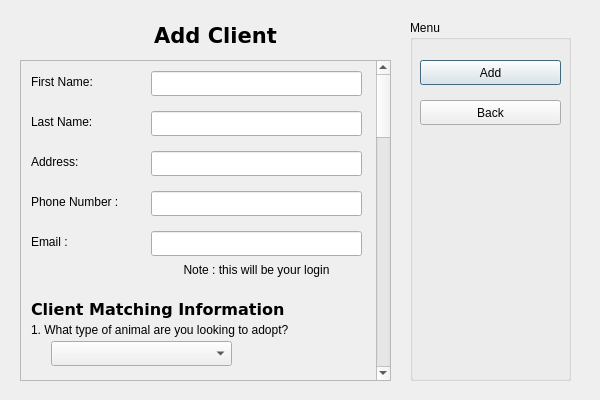
<?xml version="1.0" encoding="UTF-8"?>
<ui version="4.0">
 <class>clientDetailView</class>
 <widget class="QDialog" name="clientDetailView">
  <property name="geometry">
   <rect>
    <x>0</x>
    <y>0</y>
    <width>600</width>
    <height>400</height>
   </rect>
  </property>
  <property name="windowTitle">
   <string>Add Client</string>
  </property>
  <widget class="QGroupBox" name="groupBox">
   <property name="geometry">
    <rect>
     <x>410</x>
     <y>20</y>
     <width>161</width>
     <height>361</height>
    </rect>
   </property>
   <property name="title">
    <string>Menu</string>
   </property>
   <widget class="QPushButton" name="addButton">
    <property name="geometry">
     <rect>
      <x>10</x>
      <y>40</y>
      <width>141</width>
      <height>25</height>
     </rect>
    </property>
    <property name="text">
     <string>Add</string>
    </property>
   </widget>
   <widget class="QPushButton" name="backButton">
    <property name="geometry">
     <rect>
      <x>10</x>
      <y>80</y>
      <width>141</width>
      <height>25</height>
     </rect>
    </property>
    <property name="text">
     <string>Back</string>
    </property>
   </widget>
   <widget class="QPushButton" name="editButton">
    <property name="geometry">
     <rect>
      <x>10</x>
      <y>40</y>
      <width>141</width>
      <height>25</height>
     </rect>
    </property>
    <property name="text">
     <string>Edit</string>
    </property>
   </widget>
   <widget class="QPushButton" name="saveButton">
    <property name="enabled">
     <bool>false</bool>
    </property>
    <property name="geometry">
     <rect>
      <x>10</x>
      <y>40</y>
      <width>141</width>
      <height>25</height>
     </rect>
    </property>
    <property name="text">
     <string>Save</string>
    </property>
   </widget>
   <zorder>saveButton</zorder>
   <zorder>editButton</zorder>
   <zorder>addButton</zorder>
   <zorder>backButton</zorder>
  </widget>
  <widget class="QLabel" name="label">
   <property name="geometry">
    <rect>
     <x>130</x>
     <y>20</y>
     <width>171</width>
     <height>31</height>
    </rect>
   </property>
   <property name="font">
    <font>
     <family>DejaVu Sans</family>
     <pointsize>16</pointsize>
     <weight>75</weight>
     <bold>true</bold>
    </font>
   </property>
   <property name="lineWidth">
    <number>0</number>
   </property>
   <property name="text">
    <string>Add Client</string>
   </property>
   <property name="alignment">
    <set>Qt::AlignCenter</set>
   </property>
  </widget>
  <widget class="QWidget" name="scrollWidget" native="true">
   <property name="geometry">
    <rect>
     <x>20</x>
     <y>60</y>
     <width>371</width>
     <height>321</height>
    </rect>
   </property>
   <widget class="QScrollArea" name="scrollArea">
    <property name="enabled">
     <bool>true</bool>
    </property>
    <property name="geometry">
     <rect>
      <x>0</x>
      <y>0</y>
      <width>371</width>
      <height>321</height>
     </rect>
    </property>
    <property name="sizePolicy">
     <sizepolicy hsizetype="Preferred" vsizetype="Preferred">
      <horstretch>0</horstretch>
      <verstretch>0</verstretch>
     </sizepolicy>
    </property>
    <property name="minimumSize">
     <size>
      <width>371</width>
      <height>0</height>
     </size>
    </property>
    <property name="maximumSize">
     <size>
      <width>371</width>
      <height>16777215</height>
     </size>
    </property>
    <property name="verticalScrollBarPolicy">
     <enum>Qt::ScrollBarAlwaysOn</enum>
    </property>
    <property name="horizontalScrollBarPolicy">
     <enum>Qt::ScrollBarAlwaysOff</enum>
    </property>
    <property name="sizeAdjustPolicy">
     <enum>QAbstractScrollArea::AdjustToContents</enum>
    </property>
    <property name="widgetResizable">
     <bool>false</bool>
    </property>
    <widget class="QWidget" name="scrollAreaWidgetContents">
     <property name="geometry">
      <rect>
       <x>0</x>
       <y>-895</y>
       <width>355</width>
       <height>1489</height>
      </rect>
     </property>
     <widget class="QLineEdit" name="clientFName">
      <property name="geometry">
       <rect>
        <x>130</x>
        <y>10</y>
        <width>211</width>
        <height>25</height>
       </rect>
      </property>
     </widget>
     <widget class="QLabel" name="label_2">
      <property name="geometry">
       <rect>
        <x>10</x>
        <y>10</y>
        <width>91</width>
        <height>21</height>
       </rect>
      </property>
      <property name="text">
       <string>First Name:</string>
      </property>
      <property name="alignment">
       <set>Qt::AlignLeading|Qt::AlignLeft|Qt::AlignVCenter</set>
      </property>
     </widget>
     <widget class="QLabel" name="label_3">
      <property name="geometry">
       <rect>
        <x>10</x>
        <y>50</y>
        <width>81</width>
        <height>21</height>
       </rect>
      </property>
      <property name="text">
       <string>Last Name:</string>
      </property>
     </widget>
     <widget class="QLineEdit" name="clientLName">
      <property name="geometry">
       <rect>
        <x>130</x>
        <y>50</y>
        <width>211</width>
        <height>25</height>
       </rect>
      </property>
     </widget>
     <widget class="QLineEdit" name="clientAdd">
      <property name="geometry">
       <rect>
        <x>130</x>
        <y>90</y>
        <width>211</width>
        <height>25</height>
       </rect>
      </property>
     </widget>
     <widget class="QLabel" name="label_7">
      <property name="geometry">
       <rect>
        <x>10</x>
        <y>90</y>
        <width>64</width>
        <height>21</height>
       </rect>
      </property>
      <property name="text">
       <string>Address:</string>
      </property>
     </widget>
     <widget class="QLabel" name="label_4">
      <property name="geometry">
       <rect>
        <x>10</x>
        <y>130</y>
        <width>111</width>
        <height>21</height>
       </rect>
      </property>
      <property name="text">
       <string>Phone Number :</string>
      </property>
     </widget>
     <widget class="QLineEdit" name="clientPNum">
      <property name="geometry">
       <rect>
        <x>130</x>
        <y>130</y>
        <width>211</width>
        <height>25</height>
       </rect>
      </property>
     </widget>
     <widget class="QLineEdit" name="clientEmail">
      <property name="geometry">
       <rect>
        <x>130</x>
        <y>170</y>
        <width>211</width>
        <height>25</height>
       </rect>
      </property>
     </widget>
     <widget class="QLabel" name="label_5">
      <property name="geometry">
       <rect>
        <x>10</x>
        <y>170</y>
        <width>64</width>
        <height>21</height>
       </rect>
      </property>
      <property name="text">
       <string>Email :</string>
      </property>
     </widget>
     <widget class="QLabel" name="label_6">
      <property name="geometry">
       <rect>
        <x>130</x>
        <y>200</y>
        <width>211</width>
        <height>17</height>
       </rect>
      </property>
      <property name="text">
       <string>Note : this will be your login</string>
      </property>
      <property name="alignment">
       <set>Qt::AlignCenter</set>
      </property>
     </widget>
     <widget class="QWidget" name="clientMatchingInfo" native="true">
      <property name="geometry">
       <rect>
        <x>0</x>
        <y>230</y>
        <width>361</width>
        <height>1261</height>
       </rect>
      </property>
      <widget class="QLabel" name="label_8">
       <property name="geometry">
        <rect>
         <x>10</x>
         <y>10</y>
         <width>261</width>
         <height>17</height>
        </rect>
       </property>
       <property name="font">
        <font>
         <family>DejaVu Sans</family>
         <pointsize>12</pointsize>
         <weight>75</weight>
         <bold>true</bold>
        </font>
       </property>
       <property name="text">
        <string>Client Matching Information</string>
       </property>
      </widget>
      <widget class="QLabel" name="label_9">
       <property name="geometry">
        <rect>
         <x>10</x>
         <y>30</y>
         <width>321</width>
         <height>17</height>
        </rect>
       </property>
       <property name="text">
        <string>1. What type of animal are you looking to adopt?</string>
       </property>
      </widget>
      <widget class="QComboBox" name="aType">
       <property name="geometry">
        <rect>
         <x>30</x>
         <y>50</y>
         <width>181</width>
         <height>25</height>
        </rect>
       </property>
       <property name="currentIndex">
        <number>-1</number>
       </property>
       <item>
        <property name="text">
         <string>Dog</string>
        </property>
       </item>
       <item>
        <property name="text">
         <string>Cat</string>
        </property>
       </item>
       <item>
        <property name="text">
         <string>Bird</string>
        </property>
       </item>
       <item>
        <property name="text">
         <string>Small Pet</string>
        </property>
       </item>
      </widget>
      <widget class="QLabel" name="label_10">
       <property name="geometry">
        <rect>
         <x>10</x>
         <y>90</y>
         <width>251</width>
         <height>17</height>
        </rect>
       </property>
       <property name="text">
        <string>2. What animal sex would you prefer?</string>
       </property>
      </widget>
      <widget class="QComboBox" name="aSex">
       <property name="geometry">
        <rect>
         <x>280</x>
         <y>90</y>
         <width>51</width>
         <height>25</height>
        </rect>
       </property>
       <property name="currentIndex">
        <number>-1</number>
       </property>
       <item>
        <property name="text">
         <string>M</string>
        </property>
       </item>
       <item>
        <property name="text">
         <string>F</string>
        </property>
       </item>
      </widget>
      <widget class="QLabel" name="label_11">
       <property name="geometry">
        <rect>
         <x>10</x>
         <y>130</y>
         <width>321</width>
         <height>17</height>
        </rect>
       </property>
       <property name="text">
        <string>3. What size of animal are you looking to adopt?</string>
       </property>
      </widget>
      <widget class="QComboBox" name="aSize">
       <property name="geometry">
        <rect>
         <x>30</x>
         <y>150</y>
         <width>181</width>
         <height>25</height>
        </rect>
       </property>
       <property name="currentIndex">
        <number>-1</number>
       </property>
       <item>
        <property name="text">
         <string>Small</string>
        </property>
       </item>
       <item>
        <property name="text">
         <string>Medium</string>
        </property>
       </item>
       <item>
        <property name="text">
         <string>Large</string>
        </property>
       </item>
      </widget>
      <widget class="QLabel" name="label_12">
       <property name="geometry">
        <rect>
         <x>10</x>
         <y>190</y>
         <width>321</width>
         <height>17</height>
        </rect>
       </property>
       <property name="text">
        <string>4. What is your colour preference for an animal?</string>
       </property>
      </widget>
      <widget class="QComboBox" name="aColour">
       <property name="geometry">
        <rect>
         <x>30</x>
         <y>210</y>
         <width>181</width>
         <height>25</height>
        </rect>
       </property>
       <property name="currentIndex">
        <number>-1</number>
       </property>
       <item>
        <property name="text">
         <string>Brown</string>
        </property>
       </item>
       <item>
        <property name="text">
         <string>Black</string>
        </property>
       </item>
       <item>
        <property name="text">
         <string>Golden</string>
        </property>
       </item>
       <item>
        <property name="text">
         <string>Orange</string>
        </property>
       </item>
       <item>
        <property name="text">
         <string>White</string>
        </property>
       </item>
       <item>
        <property name="text">
         <string>Grey</string>
        </property>
       </item>
       <item>
        <property name="text">
         <string>Multi</string>
        </property>
       </item>
      </widget>
      <widget class="QLabel" name="label_13">
       <property name="geometry">
        <rect>
         <x>10</x>
         <y>250</y>
         <width>331</width>
         <height>31</height>
        </rect>
       </property>
       <property name="text">
        <string>5. How experienced are you with caring for your specified animal type?</string>
       </property>
       <property name="wordWrap">
        <bool>true</bool>
       </property>
      </widget>
      <widget class="QComboBox" name="aExperience">
       <property name="geometry">
        <rect>
         <x>180</x>
         <y>270</y>
         <width>151</width>
         <height>25</height>
        </rect>
       </property>
       <property name="currentIndex">
        <number>-1</number>
       </property>
       <item>
        <property name="text">
         <string>Inexperienced</string>
        </property>
       </item>
       <item>
        <property name="text">
         <string>Moderately Experienced</string>
        </property>
       </item>
       <item>
        <property name="text">
         <string>Very Experienced</string>
        </property>
       </item>
      </widget>
      <widget class="QLabel" name="label_14">
       <property name="geometry">
        <rect>
         <x>10</x>
         <y>310</y>
         <width>321</width>
         <height>31</height>
        </rect>
       </property>
       <property name="text">
        <string>6. How much affection/attention do you have to give to your pet?</string>
       </property>
       <property name="wordWrap">
        <bool>true</bool>
       </property>
      </widget>
      <widget class="QComboBox" name="aAffection">
       <property name="geometry">
        <rect>
         <x>180</x>
         <y>330</y>
         <width>151</width>
         <height>25</height>
        </rect>
       </property>
       <property name="currentIndex">
        <number>-1</number>
       </property>
       <item>
        <property name="text">
         <string>Little</string>
        </property>
       </item>
       <item>
        <property name="text">
         <string>Moderate</string>
        </property>
       </item>
       <item>
        <property name="text">
         <string>Lots</string>
        </property>
       </item>
      </widget>
      <widget class="QLabel" name="label_15">
       <property name="geometry">
        <rect>
         <x>10</x>
         <y>370</y>
         <width>321</width>
         <height>31</height>
        </rect>
       </property>
       <property name="text">
        <string>7. How much money are you willing to spend to care for your pet on a yearly basis?</string>
       </property>
       <property name="wordWrap">
        <bool>true</bool>
       </property>
      </widget>
      <widget class="QComboBox" name="aCost">
       <property name="geometry">
        <rect>
         <x>220</x>
         <y>410</y>
         <width>111</width>
         <height>25</height>
        </rect>
       </property>
       <property name="currentIndex">
        <number>-1</number>
       </property>
       <item>
        <property name="text">
         <string>&lt; $200</string>
        </property>
       </item>
       <item>
        <property name="text">
         <string>$200-$500</string>
        </property>
       </item>
       <item>
        <property name="text">
         <string>$500-$750</string>
        </property>
       </item>
       <item>
        <property name="text">
         <string>$750-$1000</string>
        </property>
       </item>
       <item>
        <property name="text">
         <string>&gt; $1000</string>
        </property>
       </item>
      </widget>
      <widget class="QLabel" name="label_16">
       <property name="geometry">
        <rect>
         <x>10</x>
         <y>450</y>
         <width>331</width>
         <height>31</height>
        </rect>
       </property>
       <property name="text">
        <string>8. How much time do you have to care for your pet, on a daily basis?</string>
       </property>
       <property name="wordWrap">
        <bool>true</bool>
       </property>
      </widget>
      <widget class="QComboBox" name="aTime">
       <property name="geometry">
        <rect>
         <x>220</x>
         <y>470</y>
         <width>111</width>
         <height>25</height>
        </rect>
       </property>
       <property name="currentIndex">
        <number>-1</number>
       </property>
       <item>
        <property name="text">
         <string>&lt; 1 hr.</string>
        </property>
       </item>
       <item>
        <property name="text">
         <string>1-2 hrs.</string>
        </property>
       </item>
       <item>
        <property name="text">
         <string>2-3 hrs.</string>
        </property>
       </item>
       <item>
        <property name="text">
         <string>&gt; 3 hrs.</string>
        </property>
       </item>
      </widget>
      <widget class="QLabel" name="label_17">
       <property name="geometry">
        <rect>
         <x>10</x>
         <y>510</y>
         <width>331</width>
         <height>16</height>
        </rect>
       </property>
       <property name="text">
        <string>9. Would you prefer an older or younger pet?</string>
       </property>
       <property name="wordWrap">
        <bool>true</bool>
       </property>
      </widget>
      <widget class="QComboBox" name="aAge">
       <property name="geometry">
        <rect>
         <x>220</x>
         <y>530</y>
         <width>111</width>
         <height>25</height>
        </rect>
       </property>
       <property name="currentIndex">
        <number>-1</number>
       </property>
       <item>
        <property name="text">
         <string>Older</string>
        </property>
       </item>
       <item>
        <property name="text">
         <string>Younger</string>
        </property>
       </item>
      </widget>
      <widget class="QLabel" name="label_18">
       <property name="geometry">
        <rect>
         <x>10</x>
         <y>570</y>
         <width>331</width>
         <height>16</height>
        </rect>
       </property>
       <property name="text">
        <string>10. Would you be willing to adopt an older pet?</string>
       </property>
       <property name="wordWrap">
        <bool>true</bool>
       </property>
      </widget>
      <widget class="QComboBox" name="aOlder">
       <property name="geometry">
        <rect>
         <x>280</x>
         <y>590</y>
         <width>51</width>
         <height>25</height>
        </rect>
       </property>
       <property name="currentIndex">
        <number>-1</number>
       </property>
       <item>
        <property name="text">
         <string>Y</string>
        </property>
       </item>
       <item>
        <property name="text">
         <string>N</string>
        </property>
       </item>
      </widget>
      <widget class="QLabel" name="label_19">
       <property name="geometry">
        <rect>
         <x>10</x>
         <y>630</y>
         <width>331</width>
         <height>16</height>
        </rect>
       </property>
       <property name="text">
        <string>11. How long do you hope to have your pet for?</string>
       </property>
       <property name="wordWrap">
        <bool>true</bool>
       </property>
      </widget>
      <widget class="QComboBox" name="aLifespan">
       <property name="geometry">
        <rect>
         <x>220</x>
         <y>650</y>
         <width>111</width>
         <height>25</height>
        </rect>
       </property>
       <property name="currentIndex">
        <number>-1</number>
       </property>
       <item>
        <property name="text">
         <string>1-2 yrs.</string>
        </property>
       </item>
       <item>
        <property name="text">
         <string>3-5 yrs.</string>
        </property>
       </item>
       <item>
        <property name="text">
         <string>6-10 yrs.</string>
        </property>
       </item>
       <item>
        <property name="text">
         <string>&gt; 10 yrs.</string>
        </property>
       </item>
      </widget>
      <widget class="QLabel" name="label_20">
       <property name="geometry">
        <rect>
         <x>10</x>
         <y>690</y>
         <width>331</width>
         <height>31</height>
        </rect>
       </property>
       <property name="text">
        <string>12. How much space do you have in your home to accomodate for your pet?</string>
       </property>
       <property name="wordWrap">
        <bool>true</bool>
       </property>
      </widget>
      <widget class="QComboBox" name="aSpace">
       <property name="geometry">
        <rect>
         <x>190</x>
         <y>710</y>
         <width>141</width>
         <height>25</height>
        </rect>
       </property>
       <property name="currentIndex">
        <number>-1</number>
       </property>
       <item>
        <property name="text">
         <string>Small Space</string>
        </property>
       </item>
       <item>
        <property name="text">
         <string>Moderate Space</string>
        </property>
       </item>
       <item>
        <property name="text">
         <string>Large Space</string>
        </property>
       </item>
      </widget>
      <widget class="QLabel" name="label_21">
       <property name="geometry">
        <rect>
         <x>10</x>
         <y>750</y>
         <width>331</width>
         <height>31</height>
        </rect>
       </property>
       <property name="text">
        <string>13. How loud can your pet be, without disturbing you or others around you?</string>
       </property>
       <property name="wordWrap">
        <bool>true</bool>
       </property>
      </widget>
      <widget class="QComboBox" name="aNoise">
       <property name="geometry">
        <rect>
         <x>190</x>
         <y>770</y>
         <width>141</width>
         <height>25</height>
        </rect>
       </property>
       <property name="currentIndex">
        <number>-1</number>
       </property>
       <item>
        <property name="text">
         <string>None</string>
        </property>
       </item>
       <item>
        <property name="text">
         <string>Minimal</string>
        </property>
       </item>
       <item>
        <property name="text">
         <string>Moderate</string>
        </property>
       </item>
       <item>
        <property name="text">
         <string>N/A</string>
        </property>
       </item>
      </widget>
      <widget class="QLabel" name="label_22">
       <property name="geometry">
        <rect>
         <x>10</x>
         <y>810</y>
         <width>331</width>
         <height>21</height>
        </rect>
       </property>
       <property name="text">
        <string>14. Do you live in an apartament or a house?</string>
       </property>
       <property name="wordWrap">
        <bool>true</bool>
       </property>
      </widget>
      <widget class="QComboBox" name="aHome">
       <property name="geometry">
        <rect>
         <x>190</x>
         <y>830</y>
         <width>141</width>
         <height>25</height>
        </rect>
       </property>
       <property name="currentIndex">
        <number>-1</number>
       </property>
       <item>
        <property name="text">
         <string>Apartament</string>
        </property>
       </item>
       <item>
        <property name="text">
         <string>House</string>
        </property>
       </item>
      </widget>
      <widget class="QLabel" name="label_23">
       <property name="geometry">
        <rect>
         <x>10</x>
         <y>870</y>
         <width>331</width>
         <height>21</height>
        </rect>
       </property>
       <property name="text">
        <string>15. How active are you?</string>
       </property>
       <property name="wordWrap">
        <bool>true</bool>
       </property>
      </widget>
      <widget class="QComboBox" name="aActive">
       <property name="geometry">
        <rect>
         <x>190</x>
         <y>870</y>
         <width>141</width>
         <height>25</height>
        </rect>
       </property>
       <item>
        <property name="text">
         <string>Not Active</string>
        </property>
       </item>
       <item>
        <property name="text">
         <string>Somewhat</string>
        </property>
       </item>
       <item>
        <property name="text">
         <string>Moderate</string>
        </property>
       </item>
       <item>
        <property name="text">
         <string>Heavy</string>
        </property>
       </item>
      </widget>
      <widget class="QLabel" name="label_24">
       <property name="geometry">
        <rect>
         <x>10</x>
         <y>910</y>
         <width>261</width>
         <height>21</height>
        </rect>
       </property>
       <property name="text">
        <string>16. Do you have any dogs?</string>
       </property>
       <property name="wordWrap">
        <bool>true</bool>
       </property>
      </widget>
      <widget class="QComboBox" name="aDogs">
       <property name="geometry">
        <rect>
         <x>280</x>
         <y>910</y>
         <width>51</width>
         <height>25</height>
        </rect>
       </property>
       <property name="currentIndex">
        <number>-1</number>
       </property>
       <item>
        <property name="text">
         <string>Y</string>
        </property>
       </item>
       <item>
        <property name="text">
         <string>N</string>
        </property>
       </item>
      </widget>
      <widget class="QComboBox" name="aDogsFuture">
       <property name="geometry">
        <rect>
         <x>280</x>
         <y>950</y>
         <width>51</width>
         <height>25</height>
        </rect>
       </property>
       <property name="currentIndex">
        <number>-1</number>
       </property>
       <item>
        <property name="text">
         <string>Y</string>
        </property>
       </item>
       <item>
        <property name="text">
         <string>N</string>
        </property>
       </item>
      </widget>
      <widget class="QLabel" name="label_25">
       <property name="geometry">
        <rect>
         <x>10</x>
         <y>950</y>
         <width>261</width>
         <height>21</height>
        </rect>
       </property>
       <property name="text">
        <string>17. Do you want a dog in the future?</string>
       </property>
       <property name="wordWrap">
        <bool>true</bool>
       </property>
      </widget>
      <widget class="QComboBox" name="aCatsFuture">
       <property name="geometry">
        <rect>
         <x>280</x>
         <y>1030</y>
         <width>51</width>
         <height>25</height>
        </rect>
       </property>
       <property name="currentIndex">
        <number>-1</number>
       </property>
       <item>
        <property name="text">
         <string>Y</string>
        </property>
       </item>
       <item>
        <property name="text">
         <string>N</string>
        </property>
       </item>
      </widget>
      <widget class="QComboBox" name="aCats">
       <property name="geometry">
        <rect>
         <x>280</x>
         <y>990</y>
         <width>51</width>
         <height>25</height>
        </rect>
       </property>
       <property name="currentIndex">
        <number>-1</number>
       </property>
       <item>
        <property name="text">
         <string>Y</string>
        </property>
       </item>
       <item>
        <property name="text">
         <string>N</string>
        </property>
       </item>
      </widget>
      <widget class="QLabel" name="label_26">
       <property name="geometry">
        <rect>
         <x>10</x>
         <y>1030</y>
         <width>261</width>
         <height>21</height>
        </rect>
       </property>
       <property name="text">
        <string>19. Do you want a cat in the future?</string>
       </property>
       <property name="wordWrap">
        <bool>true</bool>
       </property>
      </widget>
      <widget class="QLabel" name="label_27">
       <property name="geometry">
        <rect>
         <x>10</x>
         <y>990</y>
         <width>261</width>
         <height>21</height>
        </rect>
       </property>
       <property name="text">
        <string>18. Do you have any cats?</string>
       </property>
       <property name="wordWrap">
        <bool>true</bool>
       </property>
      </widget>
      <widget class="QComboBox" name="aChildren">
       <property name="geometry">
        <rect>
         <x>280</x>
         <y>1070</y>
         <width>51</width>
         <height>25</height>
        </rect>
       </property>
       <property name="currentIndex">
        <number>-1</number>
       </property>
       <item>
        <property name="text">
         <string>Y</string>
        </property>
       </item>
       <item>
        <property name="text">
         <string>N</string>
        </property>
       </item>
      </widget>
      <widget class="QComboBox" name="aChildrenFuture">
       <property name="geometry">
        <rect>
         <x>280</x>
         <y>1110</y>
         <width>51</width>
         <height>25</height>
        </rect>
       </property>
       <property name="currentIndex">
        <number>-1</number>
       </property>
       <item>
        <property name="text">
         <string>Y</string>
        </property>
       </item>
       <item>
        <property name="text">
         <string>N</string>
        </property>
       </item>
      </widget>
      <widget class="QLabel" name="label_28">
       <property name="geometry">
        <rect>
         <x>10</x>
         <y>1070</y>
         <width>261</width>
         <height>21</height>
        </rect>
       </property>
       <property name="text">
        <string>20. Do you have any children?</string>
       </property>
       <property name="wordWrap">
        <bool>true</bool>
       </property>
      </widget>
      <widget class="QLabel" name="label_29">
       <property name="geometry">
        <rect>
         <x>10</x>
         <y>1110</y>
         <width>261</width>
         <height>21</height>
        </rect>
       </property>
       <property name="text">
        <string>21. Do you want children in the future?</string>
       </property>
       <property name="wordWrap">
        <bool>true</bool>
       </property>
      </widget>
      <widget class="QLabel" name="label_30">
       <property name="geometry">
        <rect>
         <x>10</x>
         <y>1150</y>
         <width>331</width>
         <height>21</height>
        </rect>
       </property>
       <property name="text">
        <string>22. How obedient do you want your pet to be?</string>
       </property>
       <property name="wordWrap">
        <bool>true</bool>
       </property>
      </widget>
      <widget class="QComboBox" name="aObedient">
       <property name="geometry">
        <rect>
         <x>30</x>
         <y>1170</y>
         <width>151</width>
         <height>25</height>
        </rect>
       </property>
       <property name="currentIndex">
        <number>-1</number>
       </property>
       <item>
        <property name="text">
         <string>Untrained</string>
        </property>
       </item>
       <item>
        <property name="text">
         <string>Somewhat Trained</string>
        </property>
       </item>
       <item>
        <property name="text">
         <string>Trained</string>
        </property>
       </item>
      </widget>
      <widget class="QLabel" name="label_31">
       <property name="geometry">
        <rect>
         <x>10</x>
         <y>1210</y>
         <width>331</width>
         <height>21</height>
        </rect>
       </property>
       <property name="text">
        <string>23. How much shedding can you tolerate?</string>
       </property>
       <property name="wordWrap">
        <bool>true</bool>
       </property>
      </widget>
      <widget class="QComboBox" name="aShedding">
       <property name="geometry">
        <rect>
         <x>30</x>
         <y>1230</y>
         <width>151</width>
         <height>25</height>
        </rect>
       </property>
       <property name="currentIndex">
        <number>-1</number>
       </property>
       <item>
        <property name="text">
         <string>None</string>
        </property>
       </item>
       <item>
        <property name="text">
         <string>Little</string>
        </property>
       </item>
       <item>
        <property name="text">
         <string>Moderate</string>
        </property>
       </item>
       <item>
        <property name="text">
         <string>Lots</string>
        </property>
       </item>
      </widget>
     </widget>
    </widget>
   </widget>
  </widget>
  <zorder>scrollWidget</zorder>
  <zorder>groupBox</zorder>
  <zorder>label</zorder>
 </widget>
 <resources/>
 <connections/>
</ui>
